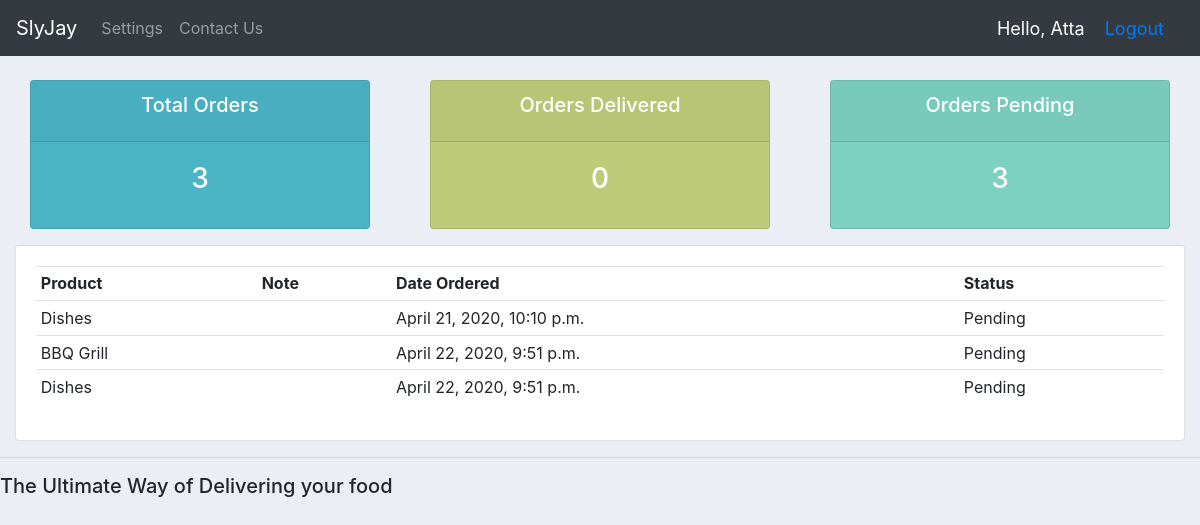
Page /user/ (signed in) on the committed database.
### accounts/models.py (models this page shows)
class Order(models.Model):
	STATUS = (
			('Pending', 'Pending'),
			('Out for delivery', 'Out for delivery'),
			('Delivered', 'Delivered')
			)
	customer = models.ForeignKey(Customer, null=True, on_delete= models.SET_NULL)
	product = models.ForeignKey(Product, null=True, on_delete= models.SET_NULL)
	date_created = models.DateTimeField(auto_now_add=True, null=True)
	status = models.CharField(max_length=200, null=True, choices=STATUS)
	note = models.CharField(max_length=1000, null=True)
	def __str__(self):
		return self.product.name

class Product(models.Model):
	CATEGORY = (
			('Indoor', 'Indoor'),
			('Out Door', 'Out Door'),
			)
	name = models.CharField(max_length=200, null=True)
	price = models.FloatField(null=True)
	category = models.CharField(max_length=200, null=True, choices=CATEGORY)
	description = models.CharField(max_length=200, null=True, blank=True)
	date_created = models.DateTimeField(auto_now_add=True, null=True)
	tags = models.ManyToManyField(Tag)
	def __str__(self):
		return self.name

### accounts/decorators.py (the view)
        def wrapper_func(request, *args, **kwargs):
            group = None
            if request.user.groups.exists():
                group = request.user.groups.all()[0].name
            if group in allowed_roles:
                return view_func(request, *args, **kwargs)
            else:
                return HttpResponse('You are not authorized to view this page')

### accounts/views.py (called while the page is built)
@login_required(login_url='login')
@allowed_users(allowed_roles=['customer'])
def userPage(request):
	orders = request.user.customer.order_set.all()
	total_orders = orders.count()
	delivered = orders.filter(status='Delivered').count()
	pending = orders.filter(status='Pending').count()
	print('ORDERS:', orders)
	context = {'orders': orders, 'total_orders':total_orders, 'delivered': delivered,
	'pending': pending}
	return render(request, 'accounts/user.html', context)

### accounts/templates/accounts/user.html
{% extends 'accounts/main.html' %}
{% block content %}
{% include 'accounts/status.html' %}
<div class="row">
	<div class="col-md">
		<div class="card card-body">
			<table class="table table-sm">
				<tr>
					<th>Product</th>
					<th>Note</th>
					<th>Date Ordered</th>
					<th>Status</th>
				</tr>
				{% for order in orders %}
				<tr>
					<td>{{order.product}}</td>
					<td>{{order.product.note}}</td>
					<td>{{order.date_created}}</td>
					<td>{{order.status}}</td>
				</tr>
				{% endfor %}
			</table>
		</div>
	</div>
</div>
{% endblock content %}

### accounts/templates/accounts/navbar.html (shortened to what this page needs)
{% load static %}
<nav class="navbar navbar-expand-lg navbar-dark bg-dark">
  <a class="navbar-brand" href="#">SlyJay</a>
  <div class="collapse navbar-collapse" id="navbarNav">
    <ul class="navbar-nav">
      {% if request.user.is_staff %}
      <li class="nav-item active">
        <a class="nav-link" href="{% url 'home' %}">Dashboard</a>
      </li>
      <li class="nav-item">
        <a class="nav-link" href="{% url 'products' %}">Products</a>
      </li>
      {% else %}
      <li class="nav-item">
        <a class="nav-link" href="{% url 'account' %}">Settings</a>
      </li>
      <li class="nav-item">
        <a class="nav-link" href="{% url 'contact' %}">Contact Us</a>
      </li>
      {% endif %}
    </ul>
  </div>
  <span class="hello-msg">Hello, {{request.user}}</span>
  <span class="hello-msg"><a href="{% url 'logout' %}">Logout</a></span>
</nav>

### static/css/main.css (style rules this page uses)
body { background-color: #ebeff5; }

### accounts/templates/accounts/navbar.html (style rules this page uses)
.hello-msg { font-size: 18px; color: #fff; margin-right: 20px; }

### rows in the picture
Order: product "Dishes", date_created "April 21, 2020, 10:10 p.m.", status "Pending"
Order: product "BBQ Grill", date_created "April 22, 2020, 9:51 p.m.", status "Pending"
Order: product "Dishes", date_created "April 22, 2020, 9:51 p.m.", status "Pending"

### other values in the picture
{{ request.user }} "Atta"
{{ total_orders }} "3"
{{ delivered }} "0"
{{ pending }} "3"
